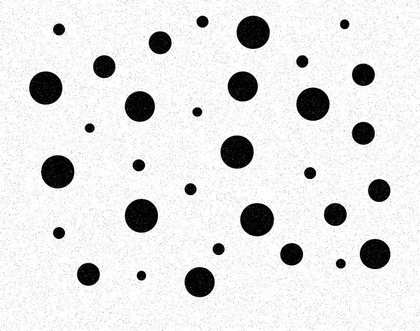
%> input picture RandomDisks-P10.jpg, 420 x 331 px, shrunk from 808 x 636 before the run
$ octave fk.m   (GNU Octave 9; MATLAB toolbox functions it lacks are replaced by stand-ins)
%> lines starting %> are read from the running program, lines starting %| are printed output that depends on the picture; in (x1, y1, x2, y2) boxes, pixels count from 0 and x2, y2 are one past the last pixel; in counts of white or black regions, pixels touching at a corner belong together; the program's own positions count from 1
### img2b.m
% ==============================================================
% Module: img2b.m
%
% Usage: Helper function.
%
% Purpose:
%   Perform a img to binary opteration on the given image
%
% Input Variables:
%   fg_filtered Target image
%
% Returned Results:
%   fg_binary The binary form of the image
%
% Processing Flow:
%   1. Get size for fg_filtered
%   2. Filter with threshold
%   3. Write output image
%
% Author: Junzhe Huang, Yiyang Mei, Tianhui Li
% Date: 01/29/2023
% ===============================================================*

function [fg_binary] = img2b(fg_filtered)
fg_binary = fg_filtered;
[M, N] = size(fg_filtered);
for x = 1 : M
    for y = 1 : N
        if fg_binary(x,y) < 128
            fg_binary(x,y) = 0;
        else
            fg_binary(x,y) = 255;
        end
    end
end

### lo2uint.m
% ==============================================================
% Module: lo2uint.m
%
% Usage: Helper function
%
% Purpose:
%   Doing a lo2uint operation.
%
% Input Variables:
%   X The image to process with
%
% Returned Results:
%   trans An image after transformation
%
% Processing Flow:
%   1. Get size for X
%   2. Transform all pixels
%   3. Write output image
%
%
% Author: Junzhe Huang, Yiyang Mei, Tianhui Li
% Date: 01/29/2023
% ===============================================================*

function [trans] = lo2uint(X)
trans = uint8(X.Neighborhood);
[M,N] = size(trans);
for i = 1 : M
    for j = 1 : N
        if trans(i,j) == 1
            trans(i,j) = 0;
        elseif trans(i,j) == 0
            trans(i,j) = 255;
        end
    end
end
end

### stat.m
% ==============================================================
% Module: stat.m
%
% Usage: Helper function.
%
% Purpose:
%   Get status of the image with comparing element
%
% Input Variables:
%   X Original img
%   obj Comparing element
%
% Returned Results:
%   num The number of pixel that matches obj in X
%
% Processing Flow:
%   1. Find size of original image
%   2. Check each pixel
%   3. Store the result
%
% Author: Junzhe Huang, Yiyang Mei, Tianhui Li
% Date: 01/29/2023
% ===============================================================*

function [num] = stat(X,obj)
[M,N] = size(X);
num = 0;
for i = 1 : M
    for j = 1 : N
        if X(i,j) == uint8(obj)
            num = num + 1;
        end
    end
end
end

### pad_num.m
% ==============================================================
% Module: pad_num.m
%
% Usage: Helper function.
%
% Purpose:
%   Find padding size for given imgs and kernel
%
% Input Variables:
%   out Result img
%   in Input img
%   kernel Num kernele
%
% Returned Results:
%   padding The size of padding
%
% Processing Flow:
%   1. Calculate padding size
%
% Author: Junzhe Huang, Yiyang Mei, Tianhui Li
% Date: 01/29/2023
% ===============================================================*

function [padding] = pad_num(out, in, kernel)
padding = (out-in+kernel-1)/2;
end

### dilation.m
% ==============================================================
% Module: dilation.m
%
% Usage: Helper function.
%
% Purpose:
%   Perform a dilation opteration on a given image with structing
% element
%
% Input Variables:
%   img Target image
%   se Structing element
%
% Returned Results:
%   output The image after dilation
%
% Processing Flow:
%   (a) Pad the image
%   (b) Apply dilation with structing element se
%   (c) store result
%
% Author: Junzhe Huang, Yiyang Mei, Tianhui Li
% Date: 01/29/2023
% ===============================================================*

function [output] = dilation(img, se)
[M,N] = size(img);
sum_se = stat(se,0);
[r,c] = size(se);
pad_row_r = pad_num(M,M,r);
pad_col_r = pad_num(N,N,c);
input_pad_r = uint8(padding(img,pad_row_r,pad_col_r,true));
output_r = uint8(reverse(zero(M,N)));
% use erosion to achieve dilation
for i = 1 + pad_row_r : M + pad_row_r
    for j = 1 + pad_col_r : N + pad_col_r
        tmp = input_pad_r(i-pad_row_r:i+pad_row_r, j-pad_col_r:j+pad_col_r);
        output_map = andop(tmp,se);
        if stat(output_map,0) == sum_se
            output_r(i-pad_row_r,j-pad_col_r) = 0;
        end
    end
end

output = output_r;
end

### padding.m
% ==============================================================
% Module: padding.m
%
% Usage: Helper function.
%
% Purpose:
%   Find padding for given imgs and kernel
%
% Input Variables:
%   X Input img
%   r1 Padding number for row
%   r2 Padding number for col
%   ifreverse Bool for setting reversed padding
%
% Returned Results:
%   after_pad The image after padding
%
% Processing Flow:
%   1. Calculate new size with padding size
%   2. See if it needs to be reversed padding
%   3. Move original img to the padded img
%
% Author: Junzhe Huang, Yiyang Mei, Tianhui Li
% Date: 01/29/2023
% ===============================================================*

function [after_pad] = padding(X,r1,r2,ifreverse)
[M,N] = size(X);
M_n = M + 2*r1;
N_n = N + 2*r2;

if ifreverse == true
    after_pad = reverse(zero(M_n, N_n));
else
    after_pad = zero(M_n, N_n);
end

for i = r1+1 : M+r1
    for j = r2+1 : N+r2
        after_pad(i,j) = X(i-r1,j-r2);
    end
end

### zero.m
%%%%%%%%%%%%%  Function zero %%%%%%%%%%%%%%%%%%%%%%%%%%%%%%%%%%%%%%%%%
% Purpose:
%      Set up an MxN image full of zeros - useful for dealing with
%      border effects
%
% Input Variables:
%      M, N    rows (M) and columns (N) in f
%      x       x coordinate of a pixel
%      y       y coordinate of a pixel
%
% Returned Results:
%      fzero   new image full of all zeros
%
% Processing Flow:
%      1.  Cycle through MxN array and fill with ZEROS
%
%  Restrictions/Notes:
%      This function takes an 8-bit image as input.
%
%  The following functions are called:
%      NONE
%
%  Author:      William E. Higgins
%  Date:        1/13/2020
%%%%%%%%%%%%%%%%%%%%%%%%%%%%%%%%%%%%%%%%%%%%%%%%%%%%%%%%%%%%%%%%%%%%%%%

function [zeroimage] = zero(M,N)
for x = 1 : M
    for y = 1 : N
        zeroimage(x,y) = 0;
    end
end

### reverse.m
% ==============================================================
% Module: reverse.m
%
% Usage: Helper function.
%
% Purpose:
%   Reverse the image
%
% Input Variables:
%   X Original img
%
% Returned Results:
%   after_reverse The image after reverse
%
% Processing Flow:
%   1. Find size of original image
%   2. Reverse each pixel
%   3. Store the result
%
% Author: Junzhe Huang, Yiyang Mei, Tianhui Li
% Date: 01/29/2023
% ===============================================================*

function [after_reverse] = reverse(X)
[M,N] = size(X);
for x = 1 : M
    for y = 1 : N
        if X(x,y) == 0
            after_reverse(x,y) = 255;
        elseif X(x,y) == 255
            after_reverse(x,y) = 0;
        end
    end
end

### erosion.m
% ==============================================================
% Module: erosion.m
%
% Usage: Helper function.
%
% Purpose:
%   Perform a erosion opteration on a given image with structing
% element
%
% Input Variables:
%   img Target image
%   se Structing element
%
% Returned Results:
%   output The image after erosion
%
% Processing Flow:
%   (a) Pad the image
%   (b) Apply erosion with structing element se
%   (c) store result
%
% Author: Junzhe Huang, Yiyang Mei, Tianhui Li
% Date: 01/29/2023
% ===============================================================*

function [output] = erosion(img, se)
[M,N] = size(img);
[r,c] = size(se);
pad_row_r = pad_num(M,M,r);
pad_col_r = pad_num(N,N,c);
input_pad_r = uint8(zero(M+2*pad_row_r, N+2*pad_col_r));
% use erosion to achieve dilation
for i = 1:r
    for j = 1 : c
        if se(i,j) == 0
            input_pad_r(i+pad_row_r:M+pad_row_r,j+pad_col_r:N+pad_col_r) = andop(input_pad_r(i+pad_row_r:M+pad_row_r,j+pad_col_r:N+pad_col_r),reverse(img) );
        end
    end
end

output = reverse(input_pad_r(1+pad_row_r:M+pad_row_r, 1+pad_col_r:N+pad_col_r));
end

### fk.m
clear;

% Read the image and convert it to a grascale image
f=imread('RandomDisks-P10.jpg');
%> f is the input picture: size 331x420x3 uint8; min 0, max 255, mean 225.3
imtool(f);
fg = rgb2gray(f);
imtool(fg);
fg_threshed = img2b(fg);
%> after the loop in img2b, `for x = 1 : M`:
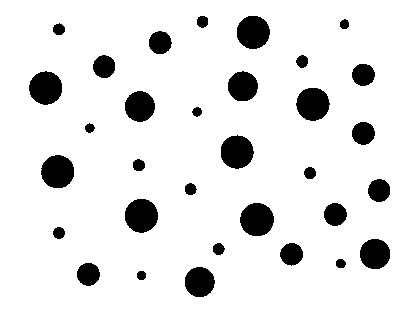
%> fg_binary: size 331x420 uint8; 90.3% white; 32 black regions, largest, box (x1, y1, x2, y2) and area: (240, 203, 274, 236) 884, (125, 199, 158, 233) 882, (237, 16, 270, 49) 866
imtool(fg_threshed);
[M, N] = size(fg_threshed);
%> M = 331; N = 420

se0 = strel("disk",1);
se_0 = lo2uint(se0);
temp1 = dilation(fg_threshed, se_0);
%> after the loop in zero, `for x = 1 : M`: zeroimage: size 333x422 double; every value is 0
%> after the loop in reverse, `for x = 1 : M`: after_reverse: size 333x422 double; every value is 255
%> after the loop in padding, `for i = r1+1 : M+r1`:
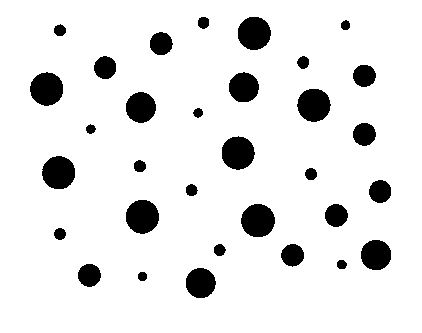
%> after_pad: size 333x422 double; 90.4% white; 32 black regions, largest, box (x1, y1, x2, y2) and area: (241, 204, 275, 237) 884, (126, 200, 159, 234) 882, (238, 17, 271, 50) 866
%> after the loop in zero (call 2), `for x = 1 : M`: zeroimage: size 331x420 double; every value is 0
%> after the loop in reverse (call 2), `for x = 1 : M`: after_reverse: size 331x420 double; every value is 255
%> after the loop in dilation, `for i = 1 + pad_row_r : M + pad_row_r`:
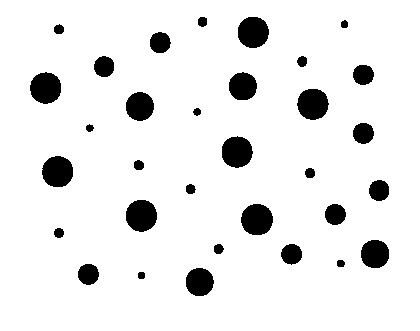
%> output_r: size 331x420 uint8; 91.7% white; 32 black regions, largest, box (x1, y1, x2, y2) and area: (241, 204, 273, 235) 791, (126, 200, 157, 232) 789, (238, 17, 269, 48) 774
temp2 = erosion(temp1, se_0);
%> after the loop in erosion, `for i = 1:r`:
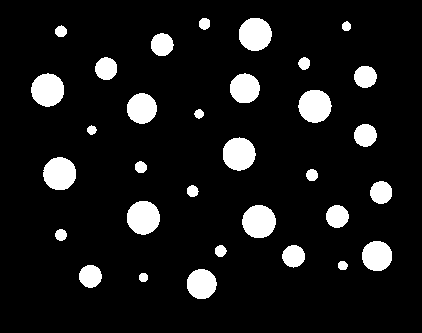
%> input_pad_r: size 333x422 uint8; 9.6% white; 32 white regions, largest, box (x1, y1, x2, y2) and area: (242, 205, 276, 238) 884, (127, 201, 160, 235) 881, (239, 18, 272, 51) 866
%> after the loop in reverse (call 3), `for x = 1 : M`:
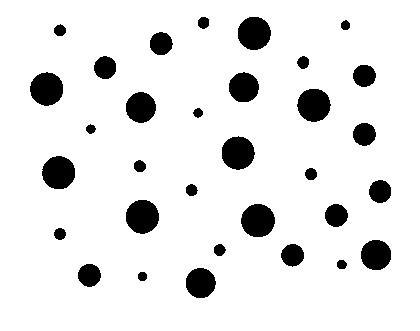
%> after_reverse: size 331x420 double; 90.3% white; 32 black regions, largest, box (x1, y1, x2, y2) and area: (241, 204, 275, 237) 884, (126, 200, 159, 234) 881, (238, 17, 271, 50) 866
temp3 = erosion(temp2, se_0);
%> call 2 of erosion, with se = [255 0 255; 0 0 0; 255 0 255]
%> after the loop in erosion (call 2), `for i = 1:r`:
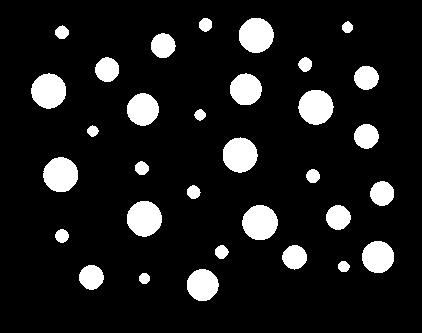
%> input_pad_r: size 333x422 uint8; 11% white; 32 white regions, largest, box (x1, y1, x2, y2) and area: (242, 205, 278, 240) 981, (127, 201, 162, 237) 977, (239, 18, 274, 53) 962
%> after the loop in reverse (call 4), `for x = 1 : M`:
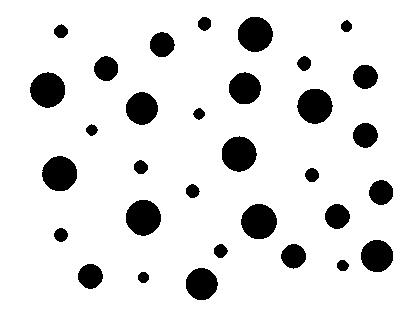
%> after_reverse: size 331x420 double; 88.9% white; 32 black regions, largest, box (x1, y1, x2, y2) and area: (241, 204, 277, 239) 981, (126, 200, 161, 236) 977, (238, 17, 273, 52) 962
temp4 = dilation(temp3, se_0);
%> (the run ends here)
